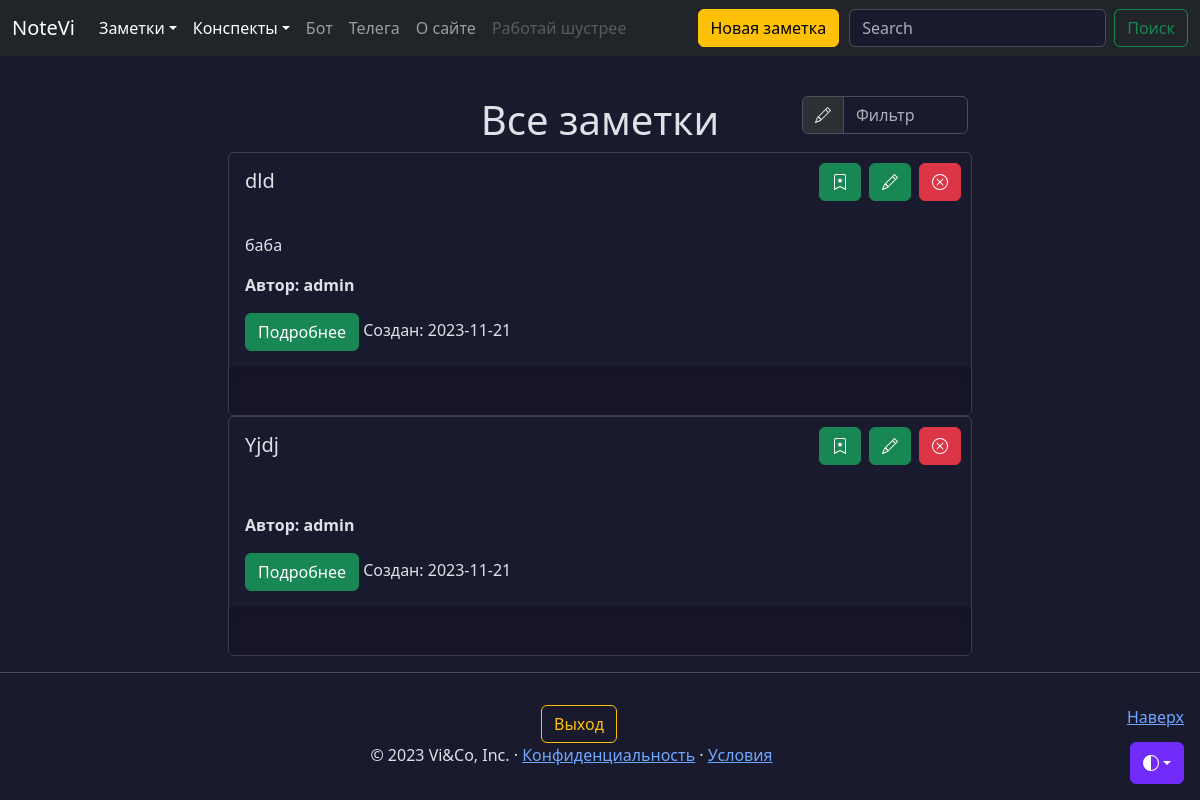
/notes (signed in), run on an earlier commit of the app's database.
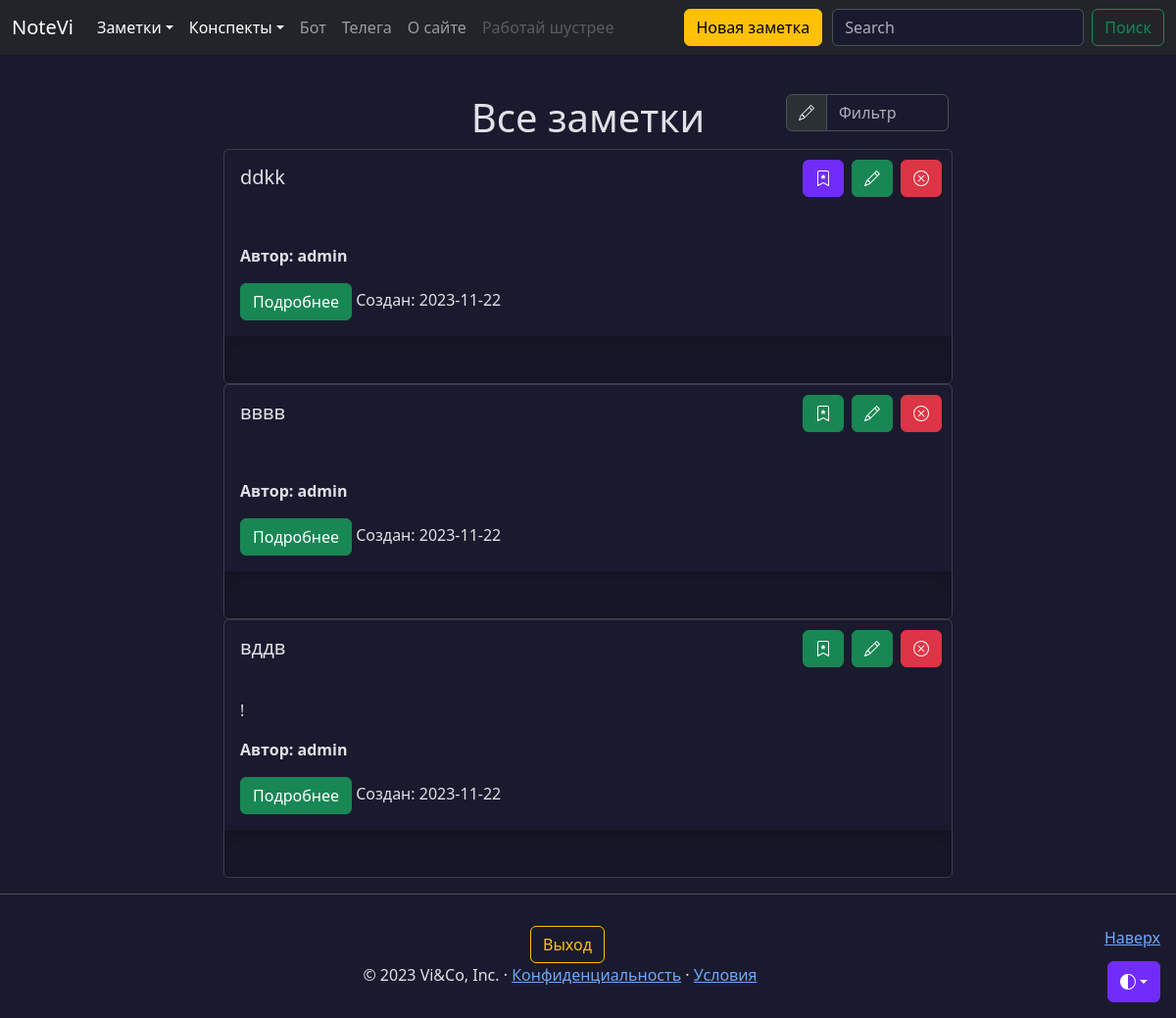
And on a later commit of the database.
### models.py (models this page shows, shortened)
class Note(db.Model):
    id = db.Column(db.Integer, primary_key=True)
    title = db.Column(db.String(100), nullable=False, default=' ')
    intro = db.Column(db.String(200), nullable=False, default=' ')
    text = db.Column(db.Text, nullable=False, default=' ')
    user_id = db.Column(db.Integer,
                        db.ForeignKey('user.id'),)
    data = db.Column(db.Date, nullable=False, default=datetime.utcnow)
    favorites = db.relationship('User',
                                secondary='favorites',
                                backref=db.backref('favorite_notes',
                                                   lazy=True),
                                lazy='subquery')
    public = db.Column(db.String(8), default=None)
    files = db.relationship('File',
                            secondary='note_file',
                            lazy='subquery',
                            backref=db.backref('notes',
                                               lazy=True))

class User(db.Model, UserMixin):
    id = db.Column(db.Integer, primary_key=True)
    username = db.Column(
        db.String(64), index=True, unique=True, nullable=False
    )
    email = db.Column(db.String(120), index=True, unique=True, nullable=False)
    password_hash = db.Column(db.String(255), nullable=False)
    notes = db.relationship('Note',
                            backref='author',
                            lazy='dynamic',
                            cascade='all, delete')
    created_on = db.Column(db.DateTime(), default=datetime.utcnow)
    updated_on = db.Column(
        db.DateTime(), default=datetime.utcnow, onupdate=datetime.utcnow
    )
    is_active = db.Column(db.Boolean(), default=True)
    conspects = db.relationship('Conspect',
                                backref='author',
                                lazy='dynamic',
                                cascade='all, delete'
                                )
    def is_favorite(self, note):
        if not self.favorite_notes:
            return False
        return note in self.favorite_notes
    def is_author(self, instance):
        return self.id == instance.user_id

### views/notes.py (the view)
@app.route('/notes')
def notes():
    if current_user.is_authenticated:
        notes = (Note.query
                     .filter(Note.user_id == current_user.id)
                     .order_by(Note.id.desc())
                     .all())
        return render_template('notes.html', notes=notes)
    else:
        return render_template('notes.html')

### models.py (called while the page is built)
@login_manager.user_loader
def load_user(user_id):
    return db.session.query(User).get(user_id)

### templates/notes.html (shortened to what this page needs)
{% extends 'base.html' %}
{% block content %}
{% if request.endpoint == 'public' or current_user.is_authenticated %}
<div class="container mt-5">
  <div class="row justify-content-md-center">
    {% if notes|length > 0 %}
    <div class="col-sm-4 col-lg-2">
    </div>
    <div class="col-sm-4 align-self-center">
        <h1 style="text-align: center;">Все заметки</h1>
    {% endif %}
    </div>
    {% if notes|length > 0 %}
      <div class="col-sm-4 col-lg-2 mb-2">
        <div class="input-group">
          <span class="input-group-text" id="basic-addon1">
          </span>
          <input type="text" class="form-control" placeholder="Фильтр" aria-label="Фильтр" aria-describedby="basic-addon1" id="filterInput">
        </div>
      </div>
    </div>
    {% endif %}
    {% if notes|length > 0 %}
      {% for note in notes %}
        <div class="card container col-lg-8 p-0">
          <div class="card-body container">
            <h5 class="card-title col-7">{{ note.title }}</h5>
            <il class="col">{% include 'includes/btn.html' %}</il>
          </div>
          <div class="card-body container">
            <p class="card-text">{{ note.intro }}</p>
            <p class="card-author"><b>Автор: {{ note.author.username }}</b></p>
            <a href="/notes/{{ note.id }}" class="btn btn-success" data-toggle="button" aria-pressed="false" autocomplete="off">
                Подробнее
            </a>
            <note class="date col">Cоздан: {{ note.data }}</note>
          </div>
          <div class="b-example-divider" style="width: 100%;"></div>
        </div>
      {% endfor %}
    {% endif %}
  </div>
  {% else %}
  <div class="container mt-5">
    <h1 style="text-align: center;">Войдите или зарегистрируйтесь</h1>
  </div>
  {% endif %}
{% endblock %}

### templates/includes/btn.html (shortened to what this page needs)
{% if current_user.is_authenticated %}
  {% if not current_user.is_author(note) %}
  <a {% if current_user.is_favorite(note) %} href="/notes/{{ note.id }}/unfavorite" class="btn btn-success btn-bd-primary delete-button" {% else %} href="/notes/{{ note.id }}/favorite" class="btn btn-success delete-button" {% endif %}>
    <svg xmlns="http://www.w3.org/2000/svg" width="16" height="16" fill="currentColor" class="bi bi-trash" viewBox="0 0 16 16">
      <path d="M7.84 4.1a.178.178 0 0 1 .32 0l.634 1.285a.178.178 0 0 0 .134.098l1.42.206c.145.021.204.2.098.303L9.42 6.993a.178.178 0 0 0-.051.158l.242 1.414a.178.178 0 0 1-.258.187l-1.27-.668a.178.178 0 0 0-.165 0l-1.27.668a.178.178 0 0 1-.257-.187l.242-1.414a.178.178 0 0 0-.05-.158l-1.03-1.001a.178.178 0 0 1 .098-.303l1.42-.206a.178.178 0 0 0 .134-.098L7.84 4.1z"></path>
      <path d="M2 2a2 2 0 0 1 2-2h8a2 2 0 0 1 2 2v13.5a.5.5 0 0 1-.777.416L8 13.101l-5.223 2.815A.5.5 0 0 1 2 15.5V2zm2-1a1 1 0 0 0-1 1v12.566l4.723-2.482a.5.5 0 0 1 .554 0L13 14.566V2a1 1 0 0 0-1-1H4z"></path>
    </svg>
  </a>
  {% else %}
  <a {% if current_user.is_favorite(note) %} href="/notes/{{ note.id }}/unfavorite" class="btn btn-success btn-bd-primary favorite-button" {% else %} href="/notes/{{ note.id }}/favorite" class="btn btn-success favorite-button" {% endif %}>
  </a>
  {% endif %}
{% endif %}
{% if current_user.is_authenticated and current_user.is_author(note) %}
  <a href="/notes/{{ note.id }}/edit" class="btn btn-success edit-button">
  </a>
  <a href="/notes/{{ note.id }}/confirmation" class="btn btn-danger delete-button">
    </a>
{% endif %}

What changed in the data, as far as the page shows it:
added Note: title "ddkk", author.username "admin", data "2023-11-22"
changed Note: title "dld" → "вввв"; data "2023-11-21" → "2023-11-22"; intro "баба" → (not shown)
changed Note: title "Yjdj" → "вддв"; intro (not shown) → "!"; data "2023-11-21" → "2023-11-22"
